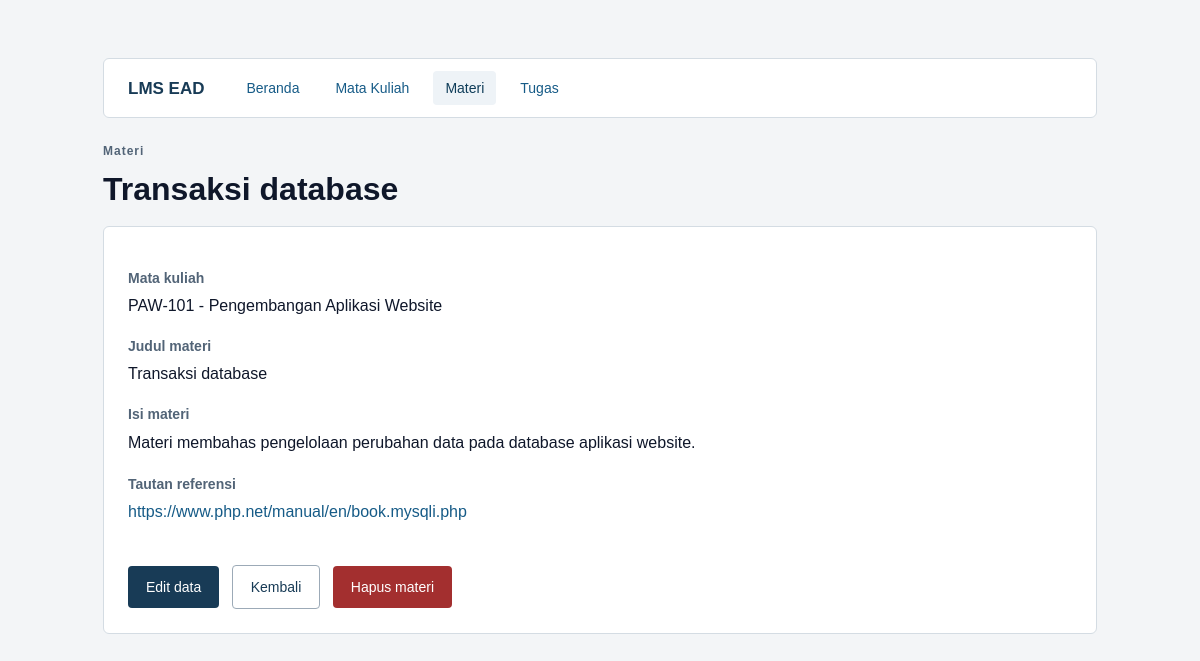
Page /detail_materi.php?id=2 on the committed database.
### tables this page shows
CREATE TABLE materi (
    id INT UNSIGNED AUTO_INCREMENT PRIMARY KEY,
    mata_kuliah_id INT UNSIGNED NOT NULL,
    judul VARCHAR(150) NOT NULL,
    isi TEXT NOT NULL,
    tautan VARCHAR(255) NOT NULL,
    FOREIGN KEY (mata_kuliah_id)
        REFERENCES mata_kuliah(id) ON DELETE RESTRICT
);

CREATE TABLE mata_kuliah (
    id INT UNSIGNED AUTO_INCREMENT PRIMARY KEY,
    kode VARCHAR(20) NOT NULL UNIQUE,
    nama VARCHAR(100) NOT NULL,
    dosen VARCHAR(100) NOT NULL,
    semester TINYINT UNSIGNED NOT NULL
);

### koneksi.php (called while the page is built, shortened)
<?php
function e($string) {
    return htmlspecialchars((string)$string, ENT_QUOTES, 'UTF-8');
}

### detail_materi.php (the view, shortened to what this page needs)
<?php
require 'koneksi.php';
$id = (int) ($_GET['id'] ?? 0);
$stmt = $conn->prepare("SELECT m.*, k.kode AS kode_mk, k.nama AS nama_mk
                        FROM materi m
                        JOIN mata_kuliah k ON m.mata_kuliah_id = k.id
                        WHERE m.id = ?");
$stmt->bind_param('i', $id);
$stmt->execute();
$hasil = $stmt->get_result();
$materi = $hasil->fetch_assoc();
?>
<!DOCTYPE html>
<html lang="id">
<head>
    <link rel="stylesheet" href="style.css">
</head>
<body>
<main>
    <?php require 'navbar.php'; ?>
    <p class="label">Materi</p>
    <h1><?= e($materi['judul']) ?></h1>
    <div class="kartu-detail">
        <dl>
            <dt>Mata kuliah</dt>
            <dd><?= e($materi['kode_mk']) ?> - <?= e($materi['nama_mk']) ?></dd>
            <dt>Judul materi</dt>
            <dd><?= e($materi['judul']) ?></dd>
            <dt>Isi materi</dt>
            <dd style="white-space: pre-line; line-height: 1.7;"><?= e($materi['isi']) ?></dd>
            <dt>Tautan referensi</dt>
            <dd>
                <a href="<?= e($materi['tautan']) ?>" target="_blank" rel="noopener noreferrer">
                    <?= e($materi['tautan']) ?>
                </a>
            </dd>
        </dl>
        <div style="margin-top: 24px;">
            <a class="tombol" href="edit_materi.php?id=<?= $id ?>">Edit data</a>
            <a class="tombol tombol-outline" href="daftar_materi.php">Kembali</a>
            <a class="tombol bahaya" href="hapus_materi.php?id=<?= $id ?>">Hapus materi</a>
        </div>
    </div>
</main>
</body>
</html>

### style.css (style rules this page uses)
* { box-sizing: border-box; }
body { margin: 0; background: #f3f5f7; color: #1e293b; font: 16px/1.6 Arial, -apple-system, BlinkMacSystemFont, "Segoe UI", Roboto, sans-serif; }
main { max-width: 1050px; margin: 30px auto; padding: 28px; background: transparent; }
h1 { font-size: 32px; line-height: 1.2; margin: 8px 0 12px; color: #0f172a; }
.label { color: #526477; font-size: 12px; letter-spacing: 1px; margin: 0 0 6px 0; font-weight: bold; }
a { color: #165b87; text-decoration: none; }
button, .tombol { display: inline-block; padding: 10px 18px; margin-top: 16px; margin-right: 8px; background: #183b56; color: white; border: 0; border-radius: 4px; cursor: pointer; font: inherit; font-size: 14px; text-decoration: none; vertical-align: middle; }
.tombol-outline { background: white; color: #183b56; border: 1px solid #9caab7; }
.bahaya { background: #a32f2f; color: white; }
article, .kartu-detail { background: white; border: 1px solid #d4dce3; border-radius: 6px; padding: 24px; margin-top: 18px; }
dt { font-weight: bold; color: #526477; font-size: 14px; margin-top: 12px; }
dd { margin: 4px 0 16px 0; font-size: 16px; color: #0f172a; }

### rows in the picture
materi: judul "Transaksi database", mata_kuliah.kode "PAW-101", mata_kuliah.nama "Pengembangan Aplikasi Website", isi "Materi membahas pengelolaan perubahan data pada database aplikasi website.", tautan "https://www.php.net/manual/en/book.mysqli.php"
